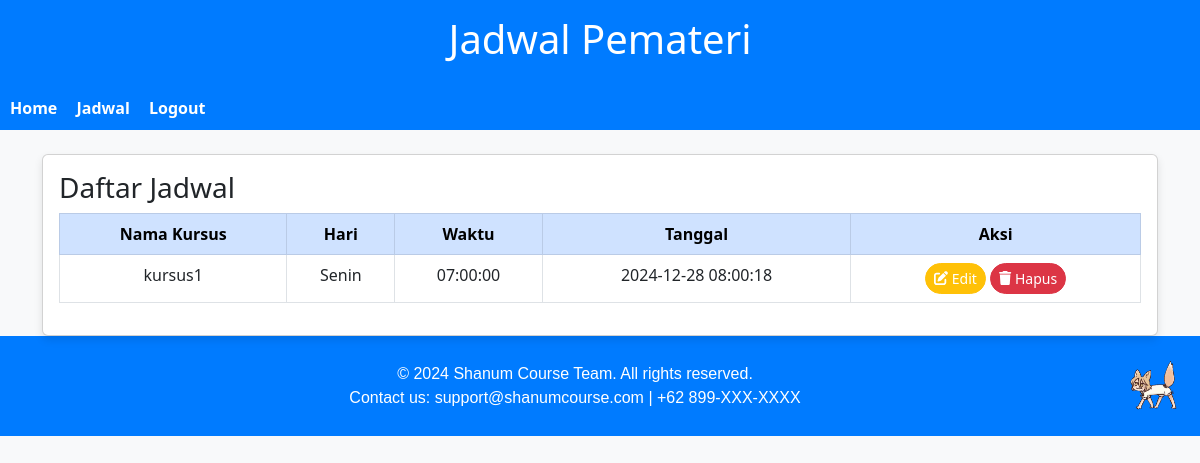
The page /public/pemateri/jadwal.php (signed in) on the database as committed earlier.
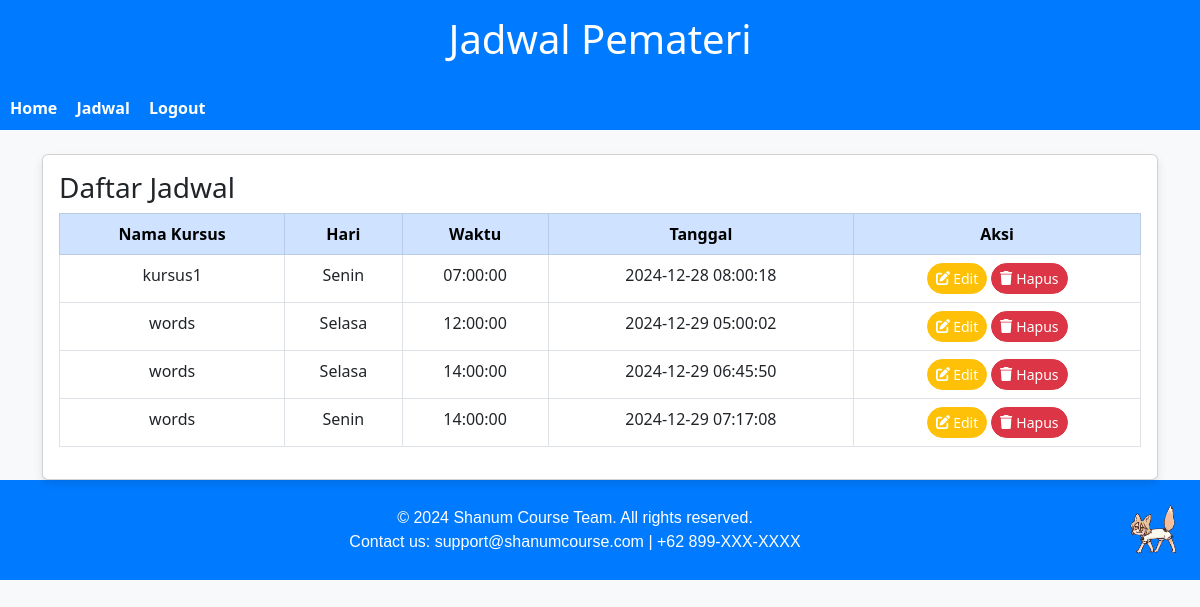
The same page on the database as committed later.
### tables this page shows
CREATE TABLE `jadwal` (
  `id` int NOT NULL,
  `email_pemateri` varchar(255) NOT NULL,
  `nama_kursus` varchar(255) NOT NULL,
  `hari` enum('Senin','Selasa','Rabu','Kamis','Jumat','Sabtu','Minggu') NOT NULL,
  `waktu` time NOT NULL,
  `created_at` timestamp NULL DEFAULT CURRENT_TIMESTAMP
);

### public/pemateri/jadwal.php (the view, shortened to what this page needs)
<?php
$conn = new mysqli("localhost", "root", "", "db_connection");
$sql = "SELECT * FROM jadwal WHERE email_pemateri = ?";
$stmt = $conn->prepare($sql);
$stmt->bind_param("s", $_SESSION['email']);
$stmt->execute();
$result = $stmt->get_result();
$jadwal = $result->fetch_all(MYSQLI_ASSOC);
?>
<!DOCTYPE html>
<html lang="en">
<head>
    <link href="https://cdn.jsdelivr.net/npm/bootstrap@5.3.0/dist/css/bootstrap.min.css" rel="stylesheet">
    <link href="https://cdnjs.cloudflare.com/ajax/libs/font-awesome/6.0.0-beta3/css/all.min.css" rel="stylesheet">
</head>
<body>
<div class="header">
    <h1>Jadwal Pemateri</h1>
</div>
<div class="nav-menu">
    <a href="./../dashboard_pemateri.php">Home</a>
    <a href="jadwal.php">Jadwal</a>
    <a href="./../logout.php">Logout</a>
</div>
<div class="container mt-4">
    <div class="card">
        <div class="card-body">
            <h3 class="card-title">Daftar Jadwal</h3>
            <table class="table table-hover table-bordered text-center">
                <thead class="table-primary">
                    <tr>
                        <th>Nama Kursus</th>
                        <th>Hari</th>
                        <th>Waktu</th>
                        <th>Tanggal</th>
                        <th>Aksi</th>
                    </tr>
                </thead>
                <tbody>
                    <?php if (count($jadwal) > 0): ?>
                        <?php foreach ($jadwal as $row): ?>
                            <tr>
                                <td><?php echo htmlspecialchars($row['nama_kursus']); ?></td>
                                <td><?php echo htmlspecialchars($row['hari']); ?></td>
                                <td><?php echo htmlspecialchars($row['waktu']); ?></td>
                                <td><?php echo htmlspecialchars($row['created_at']); ?></td>
                                <td>
                                    <a href="edit_jadwal.php?id=<?php echo $row['id']; ?>" class="btn btn-warning btn-sm">
                                        <i class="fas fa-edit"></i> Edit
                                    </a>
                                    <a href="hapus_jadwal.php?id=<?php echo $row['id']; ?>" class="btn btn-danger btn-sm" onclick="return confirm('Yakin ingin menghapus jadwal ini?')">
                                        <i class="fas fa-trash"></i> Hapus
                                    </a>
                                </td>
                            </tr>
                        <?php endforeach; ?>
                    <?php else: ?>
                        <tr>
                            <td colspan="5" class="text-center">Belum ada jadwal.</td>
                        </tr>
                    <?php endif; ?>
                </tbody>
            </table>
        </div>
    </div>
</div>
    <footer class="main-footer">
        <p>&copy; 2024 Shanum Course Team. All rights reserved.<br>
        Contact us: support@shanumcourse.com | +62 899-XXX-XXXX</p>
        <img src="./../img/footer2.gif" alt="Footer GIF" width="100">
    </footer>
</body>
</html>

Rows that differ between the two databases and show on the page:
added jadwal: nama_kursus "words", hari "Selasa", waktu "12:00:00", created_at "2024-12-29 05:00:02"
added jadwal: nama_kursus "words", hari "Selasa", waktu "14:00:00", created_at "2024-12-29 06:45:50"
added jadwal: nama_kursus "words", hari "Senin", waktu "14:00:00", created_at "2024-12-29 07:17:08"
